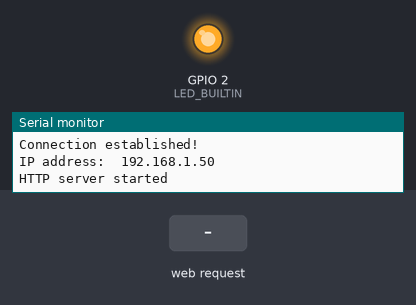
This sketch was run on a simulated ESP8266 (NodeMCU). On the bench: output pins drawn as LEDs (lit = HIGH, except the on-board LED, lit = LOW), the last lines printed to the serial monitor. The inputs (shaded band) are chosen by the test bench. WiFi joins after 1.5 s; servers stay silent unless stated.

Above: at 3.2 s.
3.3 s: HTTP request GET / received
At 4.1 s:
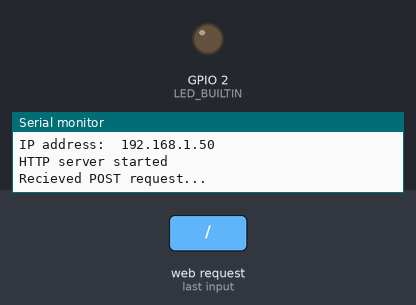
Timing chart, 0 to 6.3 s (numbered marks = the images above; inputs shaded):
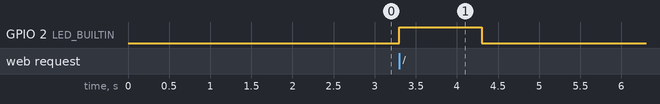

Measured:
- after the input at 3.3 s, GPIO 2 (LED_BUILTIN): LOW → HIGH at once, → LOW 1.0 s later

The sketch:

simple_post_server.ino
```cpp
#include <ESP8266WiFi.h>        // Include the Wi-Fi library
#include <ESP8266WebServer.h>


ESP8266WebServer server(80); //creating the server at port 80

const char* ssid     = "CMU-DEVICE";         // The SSID (name) of the Wi-Fi network you want to connect to
const char* password = "";     // The password of the Wi-Fi network

void handlerFunction() {
  digitalWrite(LED_BUILTIN, HIGH);
  server.send(200, "text/html", "");
  Serial.println("Recieved POST request...");
  delay(1000);
  digitalWrite(LED_BUILTIN, LOW);
}

void setup() {
  Serial.begin(115200);         // Start the Serial communication to send messages to the computer
  delay(10);
  Serial.println('\n');

  WiFi.begin(ssid, password);             // Connect to the network
  Serial.print("Connecting to ");
  Serial.print(ssid); Serial.println(" ...");

  int i = 0;
  while (WiFi.status() != WL_CONNECTED) { // Wait for the Wi-Fi to connect
    delay(1000);
    Serial.print(++i); Serial.print(' ');
  }

  Serial.println('\n');
  Serial.println("Connection established!");
  Serial.print("IP address:\t");
  Serial.println(WiFi.localIP());         // Send the IP address of the ESP8266 to the computer

  pinMode(LED_BUILTIN, OUTPUT);

  server.on("/", handlerFunction);
  server.begin();
  Serial.println("HTTP server started");
}

void loop() {
  server.handleClient();
}
```
